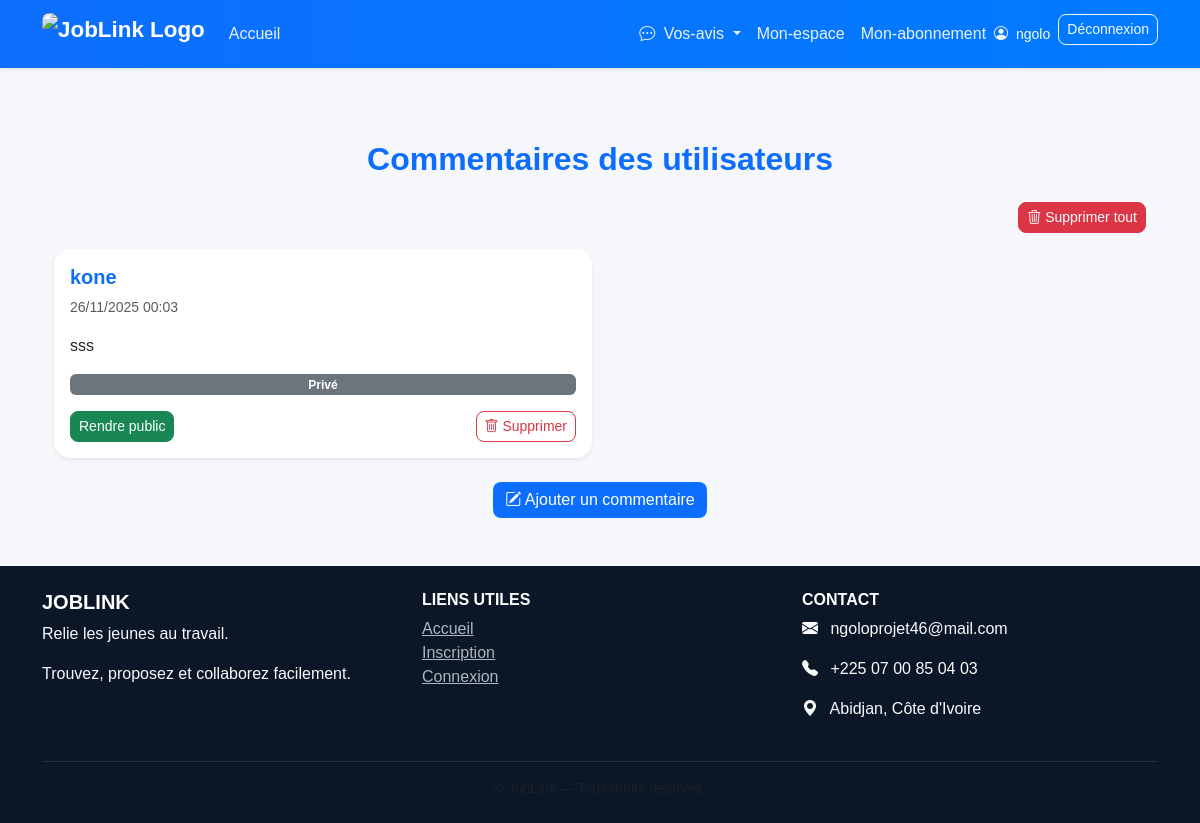
Page /avis/ (signed in) on the earlier database version.
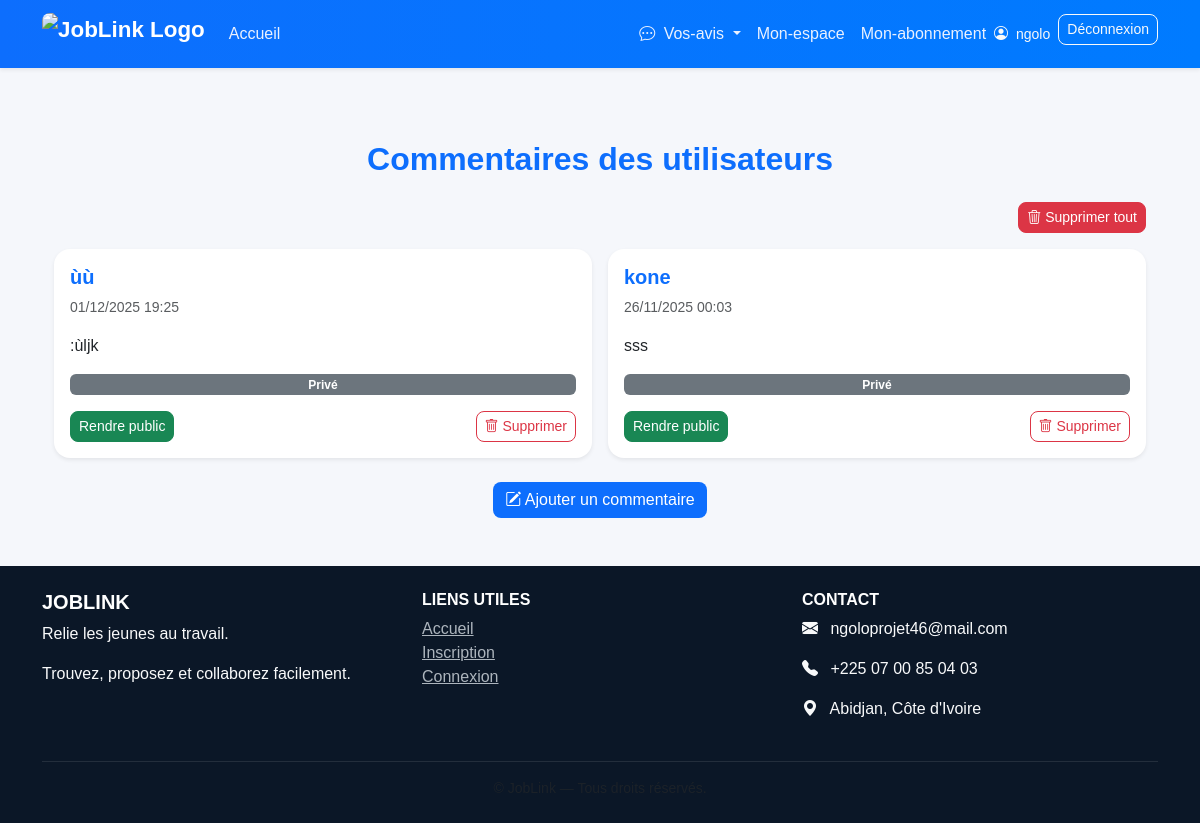
Same page on the later database version.
### core/models.py (models this page shows, shortened)
class User(AbstractUser):
    ROLE_CHOICES = (
        ('prestataire', 'Prestataire'),
        ('demandeur', 'Demandeur'),
    )
    role = models.CharField(max_length=20, choices=ROLE_CHOICES)
    phone = models.CharField(max_length=20, unique=True, null=True, blank=True)
    photo = CloudinaryField("photo_profil", blank=True, null=True)

class Avis(models.Model):
    nom = models.CharField(max_length=100)
    message = models.TextField()
    date = models.DateTimeField(auto_now_add=True)
    auteur = models.ForeignKey(User, on_delete=models.CASCADE, null=True, blank=True)
    is_public = models.BooleanField(default=False)

### core/views.py (the view)
# urls.py: path('avis/', views.avis_list, name='avis_list'),
def avis_list(request):
    if request.user.is_staff:
        avis = Avis.objects.order_by('-date')
    else:
        avis = Avis.objects.filter(is_public=True).order_by('-date')
    return render(request, "avis_list.html", {"avis": avis})

### core/templates/avis_list.html
{% extends 'base.html' %}
{% block content %}
<div class="container my-5">
    <h2 class="text-center mb-4 text-primary fw-bold">Commentaires des utilisateurs</h2>
    {% if avis %}
        {% if request.user.is_staff %}
        <div class="text-end mb-3">
            <a href="{% url 'avis_delete_all' %}"
               class="btn btn-danger btn-sm"
               onclick="return confirm('Voulez-vous vraiment supprimer TOUS les commentaires ?');">
                <i class="bi bi-trash3"></i> Supprimer tout
            </a>
        </div>
        {% endif %}
        <div class="row g-3">
            {% for a in avis %}
            <div class="col-md-6">
                <div class="card shadow-sm rounded-4 p-3 h-100">
                    <h5 class="fw-bold">{{ a.nom }}</h5>
                    <p class="text-muted small">{{ a.date|date:"d/m/Y H:i" }}</p>
                    <p>{{ a.message }}</p>
                    {% if request.user.is_staff %}
                        {% if a.is_public %}
                            <span class="badge bg-success">Public</span>
                        {% else %}
                            <span class="badge bg-secondary">Privé</span>
                        {% endif %}
                    {% endif %}
                    <div class="d-flex justify-content-between mt-3">
                        {% if request.user.is_staff %}
                            {% if a.is_public %}
                                <a href="{% url 'toggle_avis' a.id %}"
                                   class="btn btn-warning btn-sm">
                                    Rendre privé
                                </a>
                            {% else %}
                                <a href="{% url 'toggle_avis' a.id %}"
                                   class="btn btn-success btn-sm">
                                    Rendre public
                                </a>
                            {% endif %}
                        {% endif %}
                        {% if request.user.is_staff or a.auteur == request.user %}
                        <a href="{% url 'avis_delete' a.id %}"
                           class="btn btn-outline-danger btn-sm"
                           onclick="return confirm('Supprimer ce commentaire ?');">
                            <i class="bi bi-trash"></i> Supprimer
                        </a>
                        {% endif %}
                    </div>
                </div>
            </div>
            {% endfor %}
        </div>
        <div class="text-center mt-4">
            <a href="{% url 'commenter' %}" class="btn btn-primary">
                <i class="bi bi-pencil-square"></i> Ajouter un commentaire
            </a>
        </div>
    {% else %}
        <p class="text-center text-muted mt-4">Aucun commentaire pour le moment.</p>
        <div class="text-center mt-3">
            <a href="{% url 'commenter' %}" class="btn btn-primary">Ajouter un commentaire</a>
        </div>
    {% endif %}
</div>
{% endblock %}

### core/templates/base.html (shortened to what this page needs)
<!DOCTYPE html>
<html lang="fr">
<head>
    <link href="https://cdn.jsdelivr.net/npm/bootstrap@5.3.3/dist/css/bootstrap.min.css" rel="stylesheet">
    <link rel="stylesheet" href="https://cdn.jsdelivr.net/npm/bootstrap-icons@1.11.3/font/bootstrap-icons.css">
</head>
<body class="d-flex flex-column min-vh-100">
    <nav class="navbar navbar-expand-lg navbar-dark shadow-sm">
        <div class="container">
           <a class="navbar-brand fw-bold d-flex align-items-center" href="{% url 'home' %}">
                <img src="https://res.cloudinary.com/dxndciemg/image/upload/v1764555602/c721626a-fccc-43ed-9791-b79d6451cf12.png"
                    alt="JobLink Logo"
                    style="height: 42px; width: auto; border-radius: 8px;">
            </a>
            <div class="collapse navbar-collapse" id="navbarNav">
                <ul class="navbar-nav me-auto">
                    <li class="nav-item">
                        <a class="nav-link" href="{% url 'home' %}">Accueil</a>
                    </li>
                </ul>
                <ul class="navbar-nav">
                    {% if user.is_authenticated %}
                        <li class="nav-item dropdown">
                            <a class="nav-link dropdown-toggle text-light" href="#" id="commentairesDropdown"
                                role="button" data-bs-toggle="dropdown" aria-expanded="false">
                                <i class="bi bi-chat-dots me-1"></i> Vos-avis
                            </a>
                        </li>
                        <li class="nav-item">
                            <a class="nav-link" href="{% url 'dashboard' %}">
                                Mon-espace
                            </a>
                        </li>
                        <li class="nav-item">
                            <a class="nav-link" href="{% url 'gerer_abonnement' %}">Mon-abonnement</a></li>
                        <li class="nav-item d-flex align-items-center me-2">
                            <span class="text-light small">
                                <i class="bi bi-person-circle me-1"></i> {{ user.username }}
                            </span>
                        </li>
                        <li class="nav-item">
                            <form method="post" action="{% url 'logout' %}" style="display:inline;">
                                <button type="submit" class="btn btn-outline-light btn-sm">
                                    Déconnexion
                                </button>
                            </form>
                        </li>
                    {% endif %}
                </ul>
            </div>
        </div>
    </nav>
    <main class="container mt-4 flex-grow-1 fade-in">
        {% block content %}
        {% endblock %}
    </main>
    <footer class="text-light py-4 mt-auto">
        <div class="container text-center text-md-start">
            <div class="row gy-3">
                <div class="col-md-4">
                    <h5 class="fw-bold text-uppercase">JobLink</h5>
                    <p>Relie les jeunes au travail.</p>
                    <p>Trouvez, proposez et collaborez facilement.</p>
                </div>
                <div class="col-md-4">
                    <h6 class="fw-bold text-uppercase">Liens utiles</h6>
                    <ul class="list-unstyled">
                        <li><a href="{% url 'home' %}">Accueil</a></li>
                        <li><a href="{% url 'register' %}">Inscription</a></li>
                        <li><a href="{% url 'login' %}">Connexion</a></li>
                    </ul>
                </div>
                <div class="col-md-4">
                    <h6 class="fw-bold text-uppercase">Contact</h6>
                    <p><i class="bi bi-envelope-fill me-2"></i> ngoloprojet46@mail.com</p>
                    <p><i class="bi bi-telephone-fill me-2"></i> +225 07 00 85 04 03</p>
                    <p><i class="bi bi-geo-alt-fill me-2"></i> Abidjan, Côte d'Ivoire</p>
                </div>
            </div>
            <hr class="border-secondary mt-4">
            <div class="text-center text-muted small">
            </div>
        </div>
    </footer>
</body>
</html>

### core/templates/base.html (style rules this page uses)
body { font-family: "Poppins", sans-serif; background-color: #f5f7fb; color: #333; min-height: 100vh; }
h1, h2, h3, h4, h5 { font-weight: 600; color: #0d6efd; }
.navbar { background: linear-gradient(90deg, #0d6efd, #007bff); }
.navbar-brand { font-size: 1.4rem; }
.navbar-nav .nav-link { color: #eaf1ff !important; font-weight: 500; transition: color 0.2s ease-in-out; }
button, .btn { border-radius: 8px !important; }
.card { border: none; border-radius: 15px; box-shadow: 0 3px 10px rgba(0,0,0,0.08); transition: transform 0.2s ease-in-out; }
footer { background-color: #0b1727; }
footer h5, footer h6 { color: #fff; }
footer a { color: #adb5bd; transition: color 0.2s; }
footer hr { border-color: rgba(255, 255, 255, 0.2); }
.btn-primary { background-color: #0d6efd; border: none; }
.fade-in { animation: fadeIn 0.6s ease-in-out; }

Differences in the rows shown:
added Avis: nom "ùù", date "01/12/2025 19:25", message ":ùljk", is_public "Privé"
